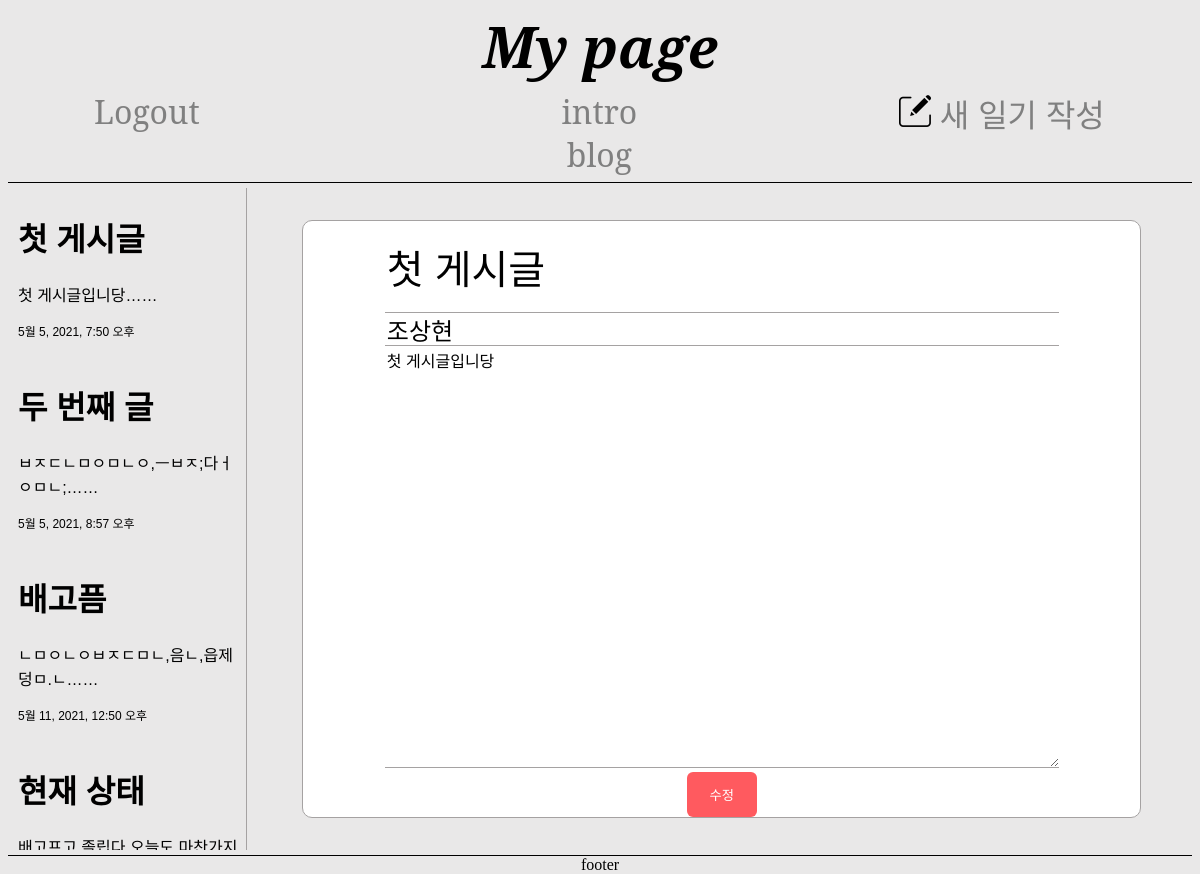
The app's page /blog/1/edit (signed in) with its own data.
### blog/models.py (models this page shows, shortened)
class Blog(models.Model):
    title = models.CharField(max_length=200)
    writer = models.CharField(max_length=100)
    pub_date = models.DateTimeField()
    body = models.TextField()
    def summary(self):
        return self.body[:20] + "……"

### blog/views.py (the view)
# urls.py: path('<int:blog_id>/edit', views.edit, name="edit"),
def edit(request, blog_id):
    blog = Blog.objects.get(id=blog_id)
    blogs = Blog.objects.all()
    return render(request, 'edit.html', {'blogs' : blogs, 'blog' : blog})

### blog/templates/edit.html (shortened to what this page needs)
{%extends 'base.html'%}
{% load static %}
  {%block nav-bar%}
  <nav>
    <div class="nav-helper-left">
      {%if user.is_authenticated%}
        <a href="{%url 'logout'%}" class="login-logout">Logout</a>
      {%else%}
        <a href="{%url 'login'%}" class="login-logout">Login</a>
      {%endif%}
    </div>
    <div class="nav-menus">
      <a href="{%url 'intro'%}">
        intro
      </a>
      <a href="{%url 'blog'%}">
        blog
      </a>
    </div>
    <div class="nav-helper-right">
      {%if user.is_authenticated%}
      <a href="{%url 'new'%}" class="to-new">
        <img src="{%static 'images/write.png'%}" width="32px">
        <span style=>새 일기 작성</span>
      </a>
      {%endif%}
    </div>
  </nav>
  {%endblock%}
  {%block contents%}
  <div id="main-container">
    <div class="left">
      {%for blogi in blogs%}
        <a href="{%url 'detail' blog.id %}">
          <div class="summary-blog">
            <h1>{{blogi.title}}</h1>
            <p>{{blogi.summary}}</p>
            <p class="date">{{blogi.pub_date}}</p>
          </div>
        </a>
      {%endfor%}
    </div>
    <div class="right">
      <div class="input-content">
        <form action="{%url 'update' blog.id%}">
          <input type="text" id="title" name="title" placeholder="제목" value="{{blog.title}}"><br>
          <input type="text" id="writer" name="writer" placeholder="작성자" value="{{blog.writer}}"><br>
          <textarea name="body" id="body" placeholder="본문을 입력해 주세요">{{blog.body}}</textarea><br>
          <button type="submit" class="submit-btn">수정</button>
      </form>
      </div>
    </div>
  </div>
  <footer>
    footer
  </footer>
  {%endblock%}

### blog/templates/edit.html (style rules this page uses)
html, body { height: 100% }
body { display: flex; flex-direction: column; background-color: #e9e8e8; }
#main-container { flex: 1; border-style: none none solid none; border-width: 1px; display: flex; max-height: 84%; }
.left { flex: 20%; margin : 5px; border-style: none solid none none; border-width: 1px; border-color: #a5a2a2; overflow: auto; }
.left a { text-decoration: none; color: black; }
.summary-blog { padding: 5px; font-family: 'Noto Sans KR', sans-serif; width: 95% }
.summary-blog .date { font-size: 12px; }
.right { flex: 80%; margin: 5px; display: flex; justify-content: center; align-items: center; }
nav { display: flex; border-style: none none solid none; border-width: 1px; padding: 6px; }
.nav-helper-left { width: 33.3%; }
.nav-menus { text-align: center; width: 33.3%; }
.nav-helper-right { width: 33.3%; text-align: end; }
.to-new { font-family: 'Noto Sans KR', sans-serif; }
nav a { text-decoration: none; color: gray; font-family: 'Noto Serif', serif; font-size: 32px; margin-left: 80px; margin-right: 80px; }
.input-content { background-color: white; width: 90%; height: 90%; text-align: center; border-style: solid; border-width: 1px; border-radius: 10px; border-color: #a5a2a2; }
form { width: 100%; height: 100%; }
.submit-btn { font-family: 'Noto Sans KR', sans-serif; background-color:#FF5A5F; color:white; width: 70px; height: 45px; border-radius: 6px; border: 0; outline: 0; }
#title { width: 80%; height: 15%; font-size: 2.5rem; font-family: 'Noto Sans KR', sans-serif; background-color: inherit; border-style: none none solid none; border-width: 1px; border-color: #a5a2a2; outline-style: none; }
#title::placeholder { color: #bebdbd; }
#writer { width: 80%; height: 5%; font-size: 1.5rem; font-family: 'Noto Sans KR', sans-serif; background-color: inherit; border-style: none none solid none; border-width: 1px; border-color: #a5a2a2; outline-style: none; }
#writer::placeholder { color: #bebdbd; }
#body { width: 80%; height: 70%; border-style: none none solid none; border-width: 1px; border-color: #a5a2a2; font-size: 1rem; font-family: 'Noto Sans KR', sans-serif; outline-style: none; }
#body::placeholder { color: #bebdbd; }
footer { text-align: center; }

### records on screen
Blog: title "첫 게시글", summary "첫 게시글입니당……", pub_date "5월 5, 2021, 7:50 오후", writer "조상현", body "첫 게시글입니당"
Blog: title "두 번째 글", summary "ㅂㅈㄷㄴㅁㅇㅁㄴㅇ,ㅡㅂㅈ;다ㅓㅇㅁㄴ;……", pub_date "5월 5, 2021, 8:57 오후"
Blog: title "배고픔", summary "ㄴㅁㅇㄴㅇㅂㅈㄷㅁㄴ,음ㄴ,읍제덩ㅁ.ㄴ……", pub_date "5월 11, 2021, 12:50 오후"
Blog: title "현재 상태"
